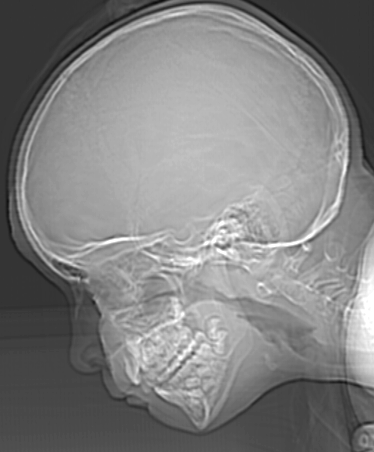
#> input picture Lab01 - Sampling and Quantization/ctskull-256.tif, 374 x 452 px
$ jupyter execute --allow-errors lab01.ipynb
#> lines starting #> are read from the running program, lines starting #| are printed output that depends on the picture; after the words box and inside, x2 and y2 are one past the last pixel; in counts of white or black regions, pixels touching at a corner belong together
**Processamento Digital de Imagens**

Prática de Amostragem e Quantização

Instruções:
Utilize python e a biblioteca OpenCV para abertura das imagens.

1)	Utilizando imagem relogio.tif e faça uma reamostragem de seus pixels para 300, 150 e 72 dpi. Sabe-se que a imagem original possui 1250 dpi. Fazer os cálculos por meio do seu algortimo. Não usar o opencv para a conversão

[cell 1]
# type your code here
# Python code to read image
import cv2
import matplotlib.pyplot as plt
import numpy as np
from PIL import Image

img = cv2.imread("relogio.tif", cv2.IMREAD_GRAYSCALE)

#> (the rest of this cell did not finish here and is left out)

[cell 2]
# type your code here
# Python code to read image
import cv2
import matplotlib.pyplot as plt
import numpy as np

img = cv2.imread("relogio.tif", cv2.IMREAD_GRAYSCALE)
#> (the rest of this cell did not finish here and is left out)

[cell 3]
import cv2
import matplotlib.pyplot as plt
import numpy as np

img = cv2.imread("relogio.tif", cv2.IMREAD_GRAYSCALE)
#> (the rest of this cell did not finish here and is left out)

2)	Utilizando a imagem ctskull-256.tif, refaça a quantização de seus pixels utilizando de 7 a 1 bit(s) por pixel.  Fazer os cálculos por meio do seu algortimo. Não usar o opencv para a conversão

[cell 4]
import cv2
import matplotlib.pyplot as plt
import numpy as np


print("Imagem original: ")
img = cv2.imread("ctskull-256.tif")
#> img is the input picture: shape (452, 374, 3); min 12, max 255, mean 129.4
plt.imshow(img)

print("Tamanho da imagem: ", img.shape)
#| Tamanho da imagem:  (452, 374, 3)

[cell 5]
# imagem usando 7 bits
# imagem com 128 níveis de cinza
import cv2
import matplotlib.pyplot as plt
import numpy as np
from PIL import Image

img = cv2.imread("ctskull-256.tif", cv2.IMREAD_GRAYSCALE)
#> img: shape (452, 374); min 12, max 255, mean 129.4

print("Tamanho da imagem: ", img.shape)
#| Tamanho da imagem:  (452, 374)

arrayImg = np.asarray(img)

newImg = np.zeros((img.shape[0], img.shape[1]))

newImg = np.floor(arrayImg / 2)  #pois (2^8)/(2^k) k = numero de bits
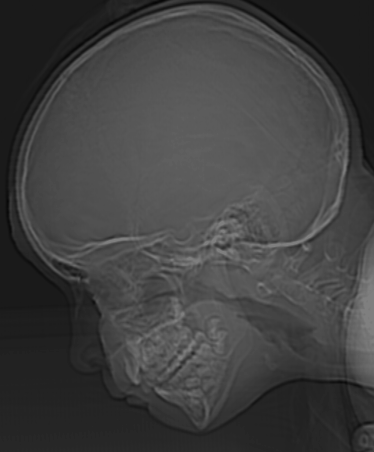
#> newImg: shape (452, 374) float64; min 6, max 127, mean 64.4
""" for i in range(img.shape[0]):
    for j in range(img.shape[1]):
        newImg[i, j] = arrayImg[i, j] // 2  #pois (2^8)/(2^k) k = numero de bits
 """                                            # para k = 7 tem-se (2^8)/(2^7) = 2^1 = 2

normalizedImg = 255 * (newImg - newImg.min()) // (newImg.max() - newImg.min())

im = Image.fromarray(normalizedImg)

im.save("ctskull-128.tif")

img128 = plt.imread("ctskull-128.tif")
plt.imshow(img128)

print("Valor maximo da imagem: ", np.max(img128))
#| Valor maximo da imagem:  255
print("Valor maximo da imagem: ", np.min(img128))
#| Valor maximo da imagem:  0

[cell 6]
# imagem usando 6 bits
# imagem com 64 niveis de cinza
import cv2
import matplotlib.pyplot as plt
import numpy as np
from PIL import Image

img = cv2.imread("ctskull-256.tif", cv2.IMREAD_GRAYSCALE)


print("Tamanho da imagem: ", img.shape)
#| Tamanho da imagem:  (452, 374)

arrayImg = np.asarray(img)
newImg = np.zeros((img.shape[0], img.shape[1]))


for i in range(img.shape[0]):
    for j in range(img.shape[1]):
       newImg[i, j] = arrayImg[i, j] // 4  #pois (2^8)/(2^k) k = numero de bits
                                            # para k = 6 tem-se (2^8)/(2^6) = 2^2 = 4
normalizedImg = 255 * (newImg - newImg.min()) // (newImg.max() - newImg.min())

im = Image.fromarray(normalizedImg)
im.save("ctskull-64.tif")

img64 = plt.imread("ctskull-64.tif")
plt.imshow(img64)

print("Valor maximo da imagem: ", np.max(img64))
#| Valor maximo da imagem:  255
print("Valor maximo da imagem: ", np.min(img64))
#| Valor maximo da imagem:  0

[cell 7]
# imagem usando 5 bits
#imagem de 32 níveis de cinza
import cv2
import matplotlib.pyplot as plt
import numpy as np
from PIL import Image

img = cv2.imread("ctskull-256.tif", cv2.IMREAD_GRAYSCALE)
#plt.imshow(img)

print("Tamanho da imagem: ", img.shape)
#| Tamanho da imagem:  (452, 374)

arrayImg = np.asarray(img)
newImg = np.zeros((img.shape[0], img.shape[1]))


for i in range(img.shape[0]):
    for j in range(img.shape[1]):
        newImg[i, j] = arrayImg[i, j] // 8  #pois (2^8)/(2^k) k = numero de bits
                                            # para k = 5 tem-se (2^8)/(2^5) = 2^3 = 8

normalizedImg = 255 * (newImg - newImg.min()) // (newImg.max() - newImg.min())
im = Image.fromarray(normalizedImg)
im.save("ctskull-32.tif")

img32 = plt.imread("ctskull-32.tif")
plt.imshow(img32)

print("Valor maximo da imagem: ", np.max(img32))
#| Valor maximo da imagem:  255
print("Valor maximo da imagem: ", np.min(img32))
#| Valor maximo da imagem:  0

[cell 8]
#imagem utilizadno 4 bits
#imagem 16 níveis de cinza
import cv2
import matplotlib.pyplot as plt
import numpy as np
from PIL import Image

img = cv2.imread("ctskull-256.tif", cv2.IMREAD_GRAYSCALE)

print("Tamanho da imagem: ", img.shape)
#| Tamanho da imagem:  (452, 374)

arrayImg = np.asarray(img)
newImg = np.zeros((img.shape[0], img.shape[1]))


for i in range(img.shape[0]):
    for j in range(img.shape[1]):
        newImg[i, j] = arrayImg[i, j] // 16 #pois (2^8)/(2^k) k = numero de bits
                                            # para k = 4 tem-se (2^8)/(2^4) = 2^4 = 16
normalizedImg = 255 * (newImg - newImg.min()) // (newImg.max() - newImg.min())

im = Image.fromarray(normalizedImg)
im.save("ctskull-16.tif")

img16 = plt.imread("ctskull-16.tif")
plt.imshow(img16)

print("Valor maximo da imagem: ", np.max(img16))
#| Valor maximo da imagem:  255
print("Valor maximo da imagem: ", np.min(img16))
#| Valor maximo da imagem:  0

[cell 9]
#imagem usando 3 bits
#imagem 8 níveis de cinza
import cv2
import matplotlib.pyplot as plt
import numpy as np
from PIL import Image

img = cv2.imread("ctskull-256.tif", cv2.IMREAD_GRAYSCALE)

print("Tamanho da imagem: ", img.shape)
#| Tamanho da imagem:  (452, 374)

arrayImg = np.asarray(img)
newImg = np.zeros((img.shape[0], img.shape[1]))


for i in range(img.shape[0]):
    for j in range(img.shape[1]):
        newImg[i, j] = arrayImg[i, j] // 32 #pois (2^8)/(2^k) k = numero de bits
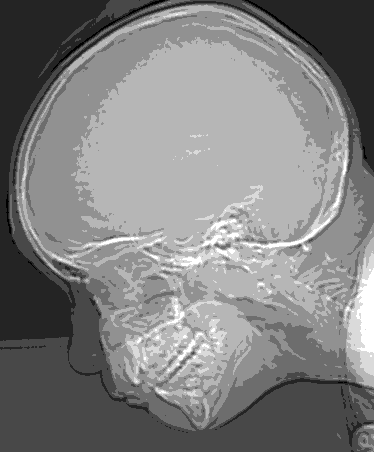
#> newImg: shape (452, 374) float64; min 0, max 7, mean 3.55; drawn with min black and max white
                                            # para k = 3 tem-se (2^8)/(2^3) = 2^5 = 32
normalizedImg = 255 * (newImg - newImg.min()) // (newImg.max() - newImg.min())

im = Image.fromarray(normalizedImg)
im.save("ctskull-8.tif")

img8 = plt.imread("ctskull-8.tif")
plt.imshow(img8)

print("Valor maximo da imagem: ", np.max(img8))
#| Valor maximo da imagem:  255
print("Valor maximo da imagem: ", np.min(img8))
#| Valor maximo da imagem:  0

[cell 10]
#imagem usando 2 bits
# 4 niveis de cinza

import cv2
import matplotlib.pyplot as plt
import numpy as np
from PIL import Image

img = cv2.imread("ctskull-256.tif", cv2.IMREAD_GRAYSCALE)

print("Tamanho da imagem: ", img.shape)
#| Tamanho da imagem:  (452, 374)


arrayImg = np.asarray(img)
newImg = np.zeros((img.shape[0], img.shape[1]))


for i in range(img.shape[0]):
    for j in range(img.shape[1]):
        newImg[i, j] = arrayImg[i, j] // 64 #pois (2^8)/(2^k) k = numero de bits
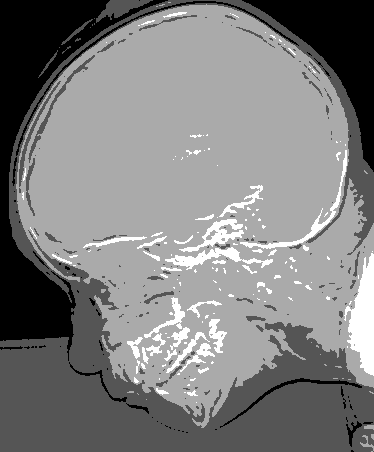
#> newImg: shape (452, 374) float64; min 0, max 3, mean 1.5; drawn with min black and max white
                                            # para k = 2 tem-se (2^8)/(2^2) = 2^6 = 64
normalizedImg = 255 * (newImg - newImg.min()) // (newImg.max() - newImg.min())

im = Image.fromarray(normalizedImg)
im.save("ctskull-4.tif")

img4 = plt.imread("ctskull-4.tif")
plt.imshow(img4)

print("Valor maximo da imagem: ", np.max(img4))
#| Valor maximo da imagem:  255
print("Valor maximo da imagem: ", np.min(img4))
#| Valor maximo da imagem:  0

[cell 11]
#imagem usando 1 bit
#imagem 2 níveis de cinza
import cv2
import matplotlib.pyplot as plt
import numpy as np
from PIL import Image

img = cv2.imread("ctskull-256.tif", cv2.IMREAD_GRAYSCALE)

print("Tamanho da imagem: ", img.shape)
#| Tamanho da imagem:  (452, 374)


arrayImg = np.asarray(img)
newImg = np.zeros((img.shape[0], img.shape[1]))


for i in range(img.shape[0]):
    for j in range(img.shape[1]):
        newImg[i, j] = arrayImg[i, j] // 128 #pois (2^8)/(2^k) k = numero de bits => para
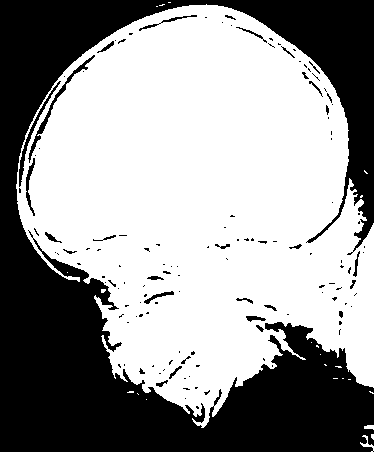
#> newImg: shape (452, 374) float64; values 0 (black) and 1 (white), 59.7% white; 134 black regions (103 under 20 px), largest, box (x1, y1, x2, y2) and area: (0, 0, 374, 452) 65430, (28, 55, 95, 163) 449, (19, 81, 61, 187) 349
                                            # k = 1 tem-se (2^8)/(2^1) = 2^7 = 128
normalizedImg = 255 * (newImg - newImg.min()) // (newImg.max() - newImg.min())

im = Image.fromarray(normalizedImg)
im.save("ctskull-2.tif")

img2 = plt.imread("ctskull-2.tif")
plt.imshow(img2)

print("Valor maximo da imagem: ", np.max(img2))
#| Valor maximo da imagem:  255
print("Valor maximo da imagem: ", np.min(img2))
#| Valor maximo da imagem:  0
